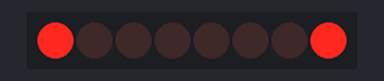
Bench run of a sketch on a simulated Arduino Uno, built with avr-gcc and run on an emulated ATmega328P. Shown: 8 shift-register outputs drawn as a row of LEDs (first output left, lit = HIGH). Wiring (inferred from the names in the program): shift register (74HC595): data pin 10; shift clock pin 8; latch pin 9. Wiring (inferred from the signals the program sends): row of LEDs: on Q0, Q1, Q2, Q3, Q4, Q5, Q6, Q7.

Above: at 0.1 s.
At 1.1 s:
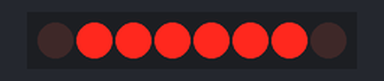
At 2.1 s:
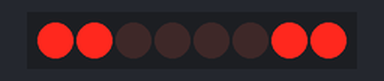
At 4.1 s:
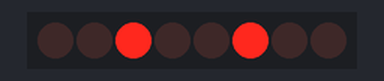
At 6.1 s:
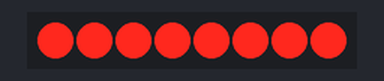
At 8.1 s:
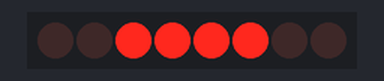
Timing chart, 0 to 8.4 s (numbered marks = the images above):
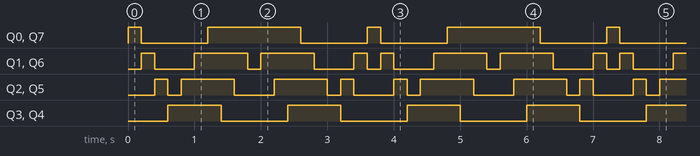

The sketch:

sketch-12-6-workshop.ino
```cpp
int pulsePin = 8;
int storePin = 9;
int dataPin  = 10;
const byte BitMap[10] = {
  B10000001,
  B01000010,
  B00100100,
  B00011000,
  B00111100,
  B01111110,
  B11111111,
  B11100111,
  B11000011,
  B10000001
};
boolean forward = true;
int counter = 0;

void setup() {
  pinMode(pulsePin, OUTPUT);
  pinMode(storePin, OUTPUT);
  pinMode(dataPin, OUTPUT);
}

void loop() {
  byte value = BitMap[counter];
  digitalWrite(storePin, LOW);
  shiftOut(dataPin, pulsePin, LSBFIRST, value);
  digitalWrite(storePin, HIGH);
  delay(200);
  if (counter == sizeof(BitMap) - 1)
    forward = false;
  if (counter == 0)
    forward = true;
  if (forward)
    counter++;
  else
    counter--;
}
```

Measured:
- by itself, Q0, Q7: repeats every 3.6 s: LOW 1.0 s, HIGH 1.4 s, LOW 1.0 s, HIGH 0.20 s
- by itself, Q1, Q6: repeats every 3.6 s: LOW 0.60 s, HIGH 0.80 s, LOW 0.20 s, HIGH 0.80 s, LOW 0.60 s, HIGH 0.20 s, LOW 0.20 s, HIGH 0.20 s
- by itself, Q2, Q5: repeats every 3.6 s: LOW 0.20 s, HIGH 0.80 s, LOW 0.60 s, HIGH 0.80 s, LOW 0.20 s, HIGH 0.20 s, LOW 0.60 s, HIGH 0.20 s
- by itself, Q3, Q4: alternates HIGH for 0.80 s and LOW for 1.0 s
